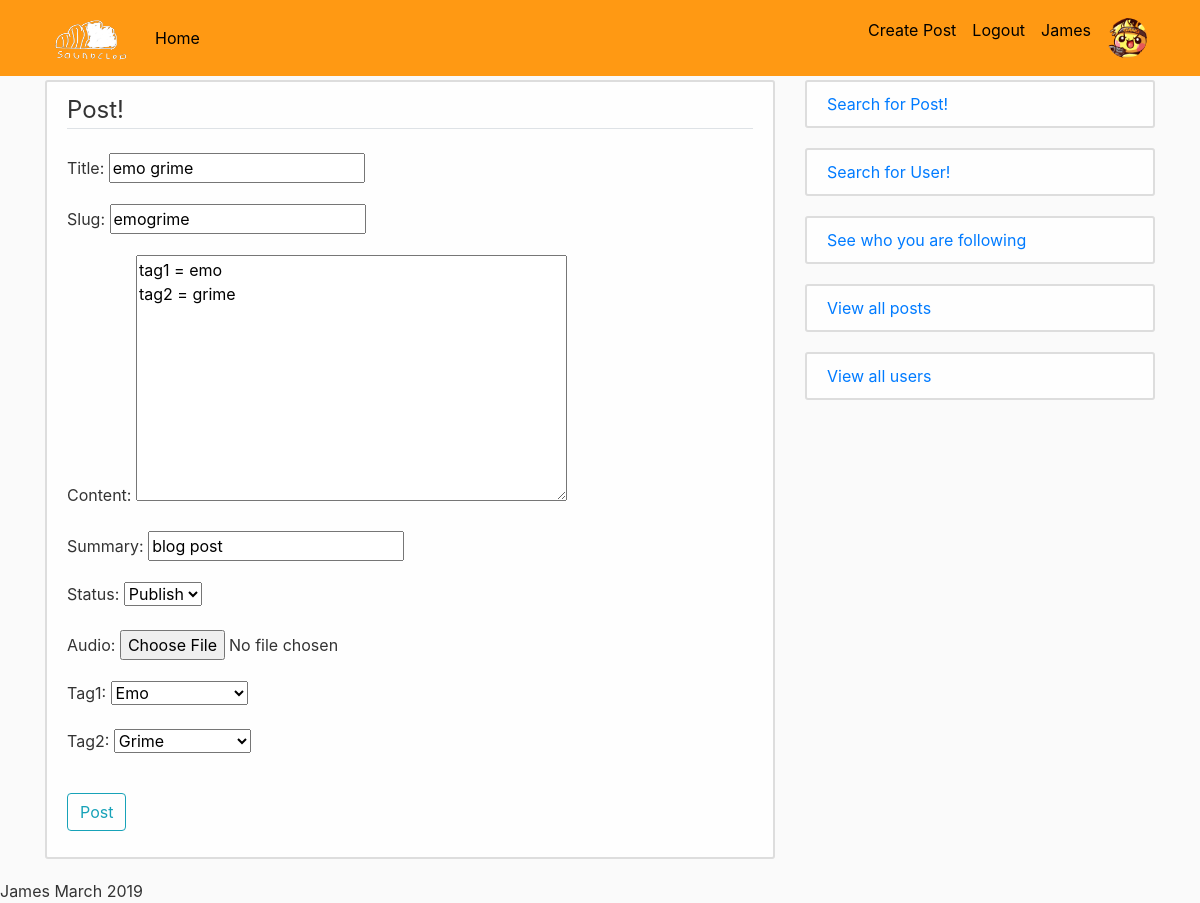
/James/post/emogrime/edit/ (signed in), run on the app's committed database.
### users/models.py (models this page shows, shortened)
class Profile(models.Model): #Defines the model that extends the User model
    user = models.OneToOneField(User, on_delete=models.CASCADE) #Defines a one-to-one model with User
    pfp = models.ImageField(default='media/pfps/default.png', upload_to='media/pfps') #Define field that will hold profile pictures
    description = models.TextField(max_length=70, default="", blank=True) #User Profile description

### main/models.py (models this page shows, shortened)
class Post(models.Model): #Defines the class as a model
    title = models.CharField(max_length=50, unique=True) #The title of the post
    slug = models.SlugField(max_length=50, unique=True) #URL Friendly title. Has to be unique to stop collisions when searching for posts via url
    userID = models.ForeignKey(User, on_delete= models.CASCADE,related_name='blog_posts') #Defines who created the post
    updated = models.DateTimeField(auto_now= True) #When the post was last updated / changed
    content = models.TextField() #Displays the actual content of the post
    summary = models.CharField(max_length=100, default = "blog post")
    published = models.DateTimeField(auto_now_add=True) #Holds the date and time when the post was first published (used for ordering)
    status = models.IntegerField(choices=STATUS, default=0) #Whether the post has been published or is still being drafted
    audio = models.FileField(upload_to='media/audio', validators=[audioFile], blank=True) #Holds data for audio files
    tag1 = models.IntegerField(choices=TAGS, default="none")
    tag2 = models.IntegerField(choices=TAGS, default="none")
    class Meta:
        ordering = ['-published'] #Defines the ordering of the data, which is by the date it was published (newest first)

### main/views.py (the view, shortened to what this page needs)
# urls.py: path('<str:userID>/post/<slug:slug>/edit/', editPost.as_view(), name = 'post-update'), #URL for updating posts
class editPost(LoginRequiredMixin, UserPassesTestMixin, UpdateView): #Class which defines how posts are edited
    model = Post
    fields = ['title', 'slug','content','summary','status','audio','tag1','tag2'] #Fields that can be edited by user
    def test_func(self): #Used to check if the current user is the author of the post
        currentPost = self.get_object() #Assigns the current post to "currentPost"
        if self.request.user == currentPost.userID: #Checks author of current post to logged in user, if the same...
            return True #User is let in to the page
        else: #Otherwise...
            return False #They are rejected from the page.

### main/templates/main/post_form.html (shortened to what this page needs)
{% extends "main/base.html" %}
{% block content %}
    <div class="content-section">
        <form method="POST" enctype="multipart/form-data">
            <fieldset class="form-group">
                <legend class="border-bottom mb-4"> Post! </legend>
                {{form.as_p}}
            </fieldset>
            <div class="form-group">
                <button class="btn btn-outline-info" type="submit">Post</button>
            </div>
        </form>
    </div>
{% endblock content %}

### main/templates/main/base.html (shortened to what this page needs)
{% load static %}
<!DOCTYPE html>
<html>
<head>
    <link rel="stylesheet" href="https://stackpath.bootstrapcdn.com/bootstrap/4.4.1/css/bootstrap.min.css">
    <link rel="stylesheet" type="text/css" href="{% static 'main/style.css' %}">
</head>
<body>
    <header class="site-header">
      <nav class="navbar navbar-expand-md navbar-dark bg-orange fixed-top">
        <div class="container">
          <a class="navbar-brand" href="{% url 'feed' %}">
              <img src="{% static "main/images/sc.png" %}" title="Soundclod" style="width:86px;height:50px;"/>
            </a>
          <div class="collapse navbar-collapse" id="navbarToggle">
            <div class="navbar-nav mr-auto">
              <a class="nav-item nav-link" href="{% url 'feed' %}">Home</a>
            </div>
            <div class="navbar-nav">
              {% if user.is_authenticated %}
                <a class="nav-item nav-link" href="{% url 'post-create' %}">Create Post</a>
                <a class="nav-item nav-link" href="{% url 'logout' %}">Logout</a>
                <a class="nav-item nav-link" href={% url 'profile' %}>{{user.username}}</a>
                <a class="nav-item nav-link" href={% url 'profile' %}><img src="{{user.profile.pfp.url}}" class="rounded-circle" style=width:40px;height:40px;></a>
              {% else %}
                <a class="nav-item nav-link" href="{% url 'login' %}">Login</a>
                <a class="nav-item nav-link" href="{% url 'register' %}">Register</a>
              {% endif %}
            </div>
          </div>
        </div>
      </nav>
    </header>
    <main role="main" class="container">
      <div class="row">
        <div class="col-md-8">
          {% block content %}{% endblock %}
        </div>
        <div class="col-md-4">
              <div class="content-section"><a href="{% url 'search' %}">Search for Post!</a></div>
              <div class="content-section"><a href="{% url 'user-search' %}">Search for User!</a></div>
              {% if user.is_authenticated %}
              <div class="content-section"><a href="{% url "following" %}">See who you are following</a></div>
              {% endif %}
              <div class="content-section"><a href="{% url 'post-index' %}">View all posts</a></div>
              <div class="content-section"><a href="{% url 'user-index' %}">View all users</a></div>
          </div>
        </div>
    </main>
</body>
<footer>James March 2019</footer>
</html>

### main/static/main/style.css (style rules this page uses)
body { background: #fafafa; color: #333333; margin-top: 5rem; }
.bg-orange { background-color: #ff9913; }
.site-header .navbar-nav .nav-link { color: #000000; }
.content-section { background: #ffffffd7; padding: 10px 20px; border: 2px solid #dddddd; border-radius: 3px; margin-bottom: 20px; }

### data on the page
Post: title "emo grime", slug "emogrime", content "tag1 = emo tag2 = grime", summary "blog post", status "Publish", tag1 "Emo", tag2 "Grime"

### other printed values
{{ user.username }} "James"
